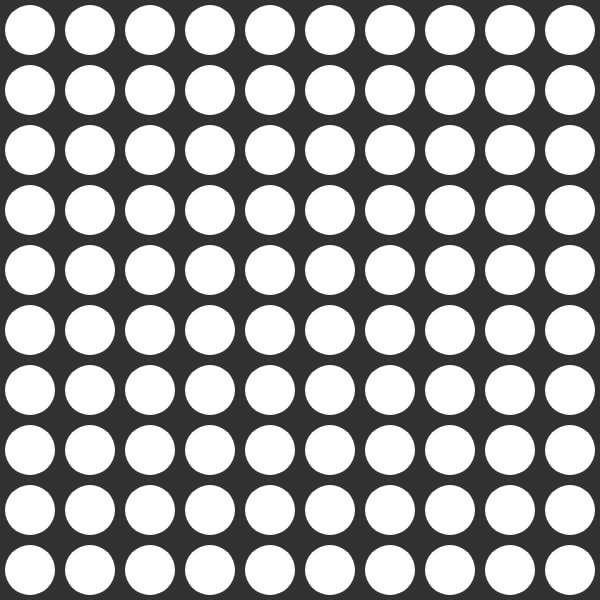
Frame 1 (no input)
Frame 60 (no input): identical to frame 1, image omitted
Frame 120 (the mouse pressed at the canvas centre since frame 60): identical to frame 1, image omitted

The p5.js sketch that drew this single still picture (run headless with seeded random() and noise() and a simulated clock; from frame 60 on, the mouse is pressed at the canvas centre):

// p5.js sketch
// ── sketch.js


function setup() {
  createCanvas(600, 600);
  background(50);
  noStroke();
  fill(255);
  
  var max = width; 
  
  var size = 50;
  var gap = 10;
  var startX = (size+gap)/2;
  var startY = (size+gap)/2;
  var howManyTimes = max/(size+gap);
  

  for (var y = 0; y < howManyTimes; y++) {
    for (var x = 0; x < howManyTimes; x++) {
      ellipse(startX + x * (size + gap), startY + y * (size + gap),
        size, size);
    }
  }


}

function draw() {

}
